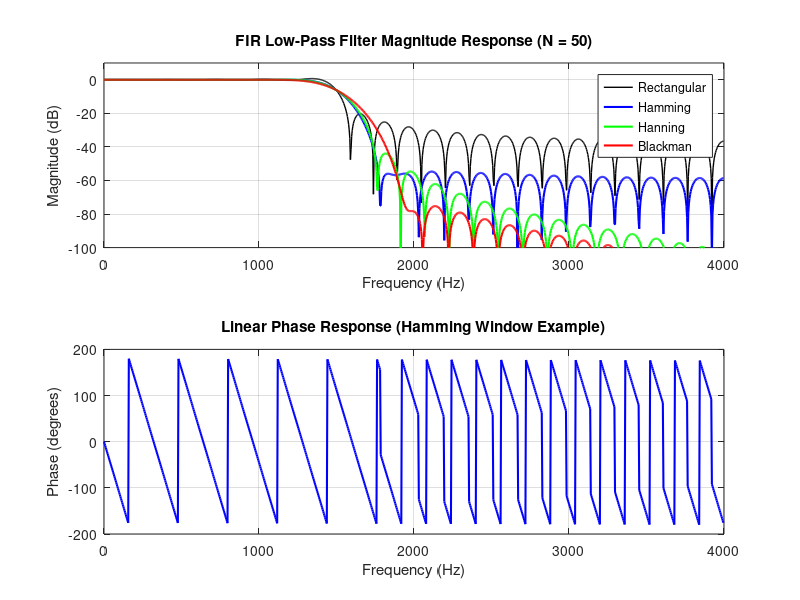

The MATLAB script that drew this image:
clear; clc; close all;

Fs = 8000;
fc = 1500;
wc = fc / (Fs/2); % Normalized cutoff frequency
N = 50; % Filter order

% Window functions
w_rect = rectwin(N+1);
w_hamm = hamming(N+1);
w_hann = hann(N+1);
w_black = blackman(N+1);

% FIR filter design using fir1
b_rect = fir1(N, wc, w_rect);
b_hamm = fir1(N, wc, w_hamm);
b_hann = fir1(N, wc, w_hann);
b_black = fir1(N, wc, w_black);

% Frequency response calculation
[H_rect, f] = freqz(b_rect, 1, 1024, Fs);
[H_hamm, ~] = freqz(b_hamm, 1, 1024, Fs);
[H_hann, ~] = freqz(b_hann, 1, 1024, Fs);
[H_black, ~] = freqz(b_black, 1, 1024, Fs);

% Display numerical outputs in the Command Window
fprintf('=== EXPERIMENT 4: FIR WINDOWING TECHNIQUES ===\n\n');
fprintf('Filter Order (N): %d\n', N);
fprintf('Cutoff Frequency: %d Hz\n\n', fc);

fprintf('--- RECTANGULAR WINDOW COEFFICIENTS (First 5) ---\n');
disp(b_rect(1:5));

fprintf('--- HAMMING WINDOW COEFFICIENTS (First 5) ---\n');
disp(b_hamm(1:5));

fprintf('--- HANNING WINDOW COEFFICIENTS (First 5) ---\n');
disp(b_hann(1:5));

fprintf('--- BLACKMAN WINDOW COEFFICIENTS (First 5) ---\n');
disp(b_black(1:5));

% Plotting
figure('Name', 'FIR Windowing Techniques Comparison');

subplot(2,1,1);
plot(f, 20*log10(abs(H_rect)), 'k', 'LineWidth', 1); hold on;
plot(f, 20*log10(abs(H_hamm)), 'b', 'LineWidth', 1.5);
plot(f, 20*log10(abs(H_hann)), 'g', 'LineWidth', 1.5);
plot(f, 20*log10(abs(H_black)), 'r', 'LineWidth', 1.5);
grid on;
legend('Rectangular', 'Hamming', 'Hanning', 'Blackman');
title('FIR Low-Pass Filter Magnitude Response (N = 50)');
xlabel('Frequency (Hz)');
ylabel('Magnitude (dB)');
ylim([-100 10]);

subplot(2,1,2);
plot(f, angle(H_hamm)*180/pi, 'b', 'LineWidth', 1.5);
grid on;
title('Linear Phase Response (Hamming Window Example)');
xlabel('Frequency (Hz)');
ylabel('Phase (degrees)');
